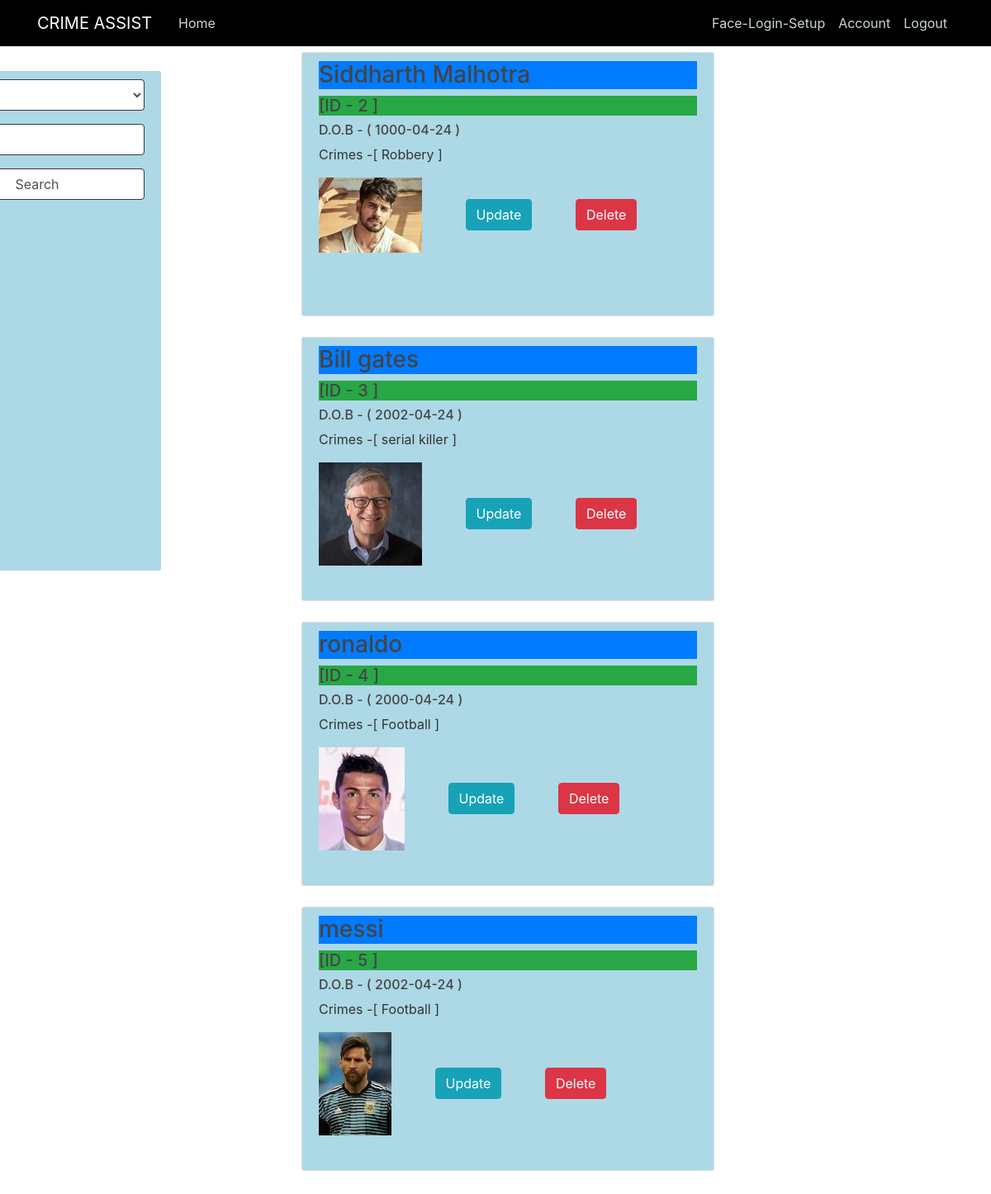
The app's page /update (signed in), older data.
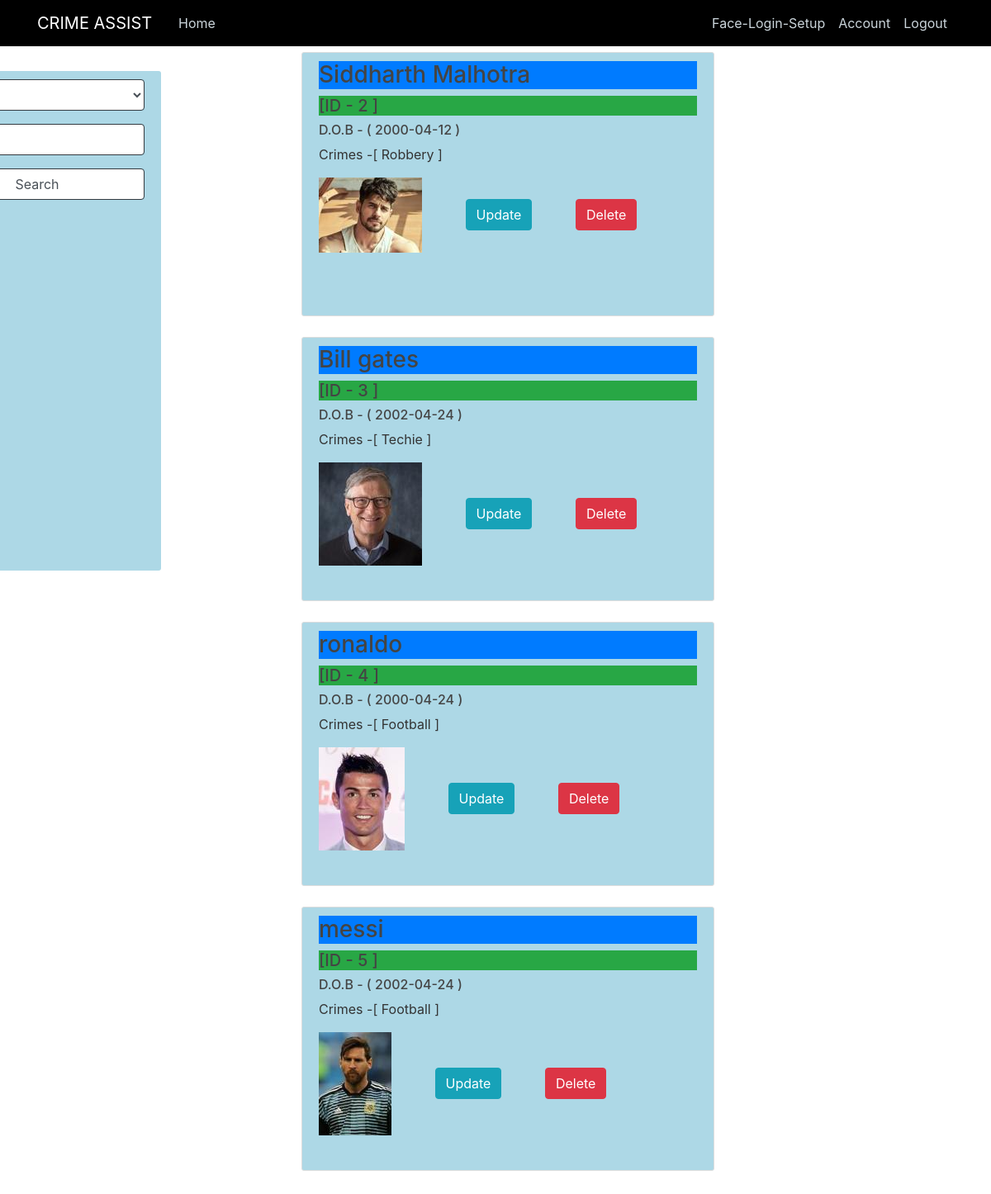
The same page, newer data.
### crimeassist/models.py (models this page shows, shortened)
class Convict(db.Model):
    id = db.Column(db.Integer,primary_key=True)
    name = db.Column(db.String(25),nullable=False)
    dob = db.Column(db.Date ,nullable = False)
    profile_image = db.Column(db.String(20),nullable=False)
    crimes = db.Column(db.Text,nullable=False)
    images = db.relationship('ConvictImage', backref = 'person', lazy=True)

### crimeassist/routes.py (the view, shortened to what this page needs)
@app.route('/update', methods=['POST', 'GET'])
@login_required
def update():
    form = SearchForm()
    convicts=Convict.query.all()
    return render_template('update.html', form=form,convicts=convicts)

### crimeassist/forms.py
class SearchForm(FlaskForm):
    search_using = SelectField('Search Using : ', choices = [('name', 'Name'),('id', 'ID'),('dob','D.O.B (yyyy-mm-dd)'),('crimes','Crime')],validate_choice=False)
    search = StringField('Search')
    submit  = SubmitField('Search')

### crimeassist/models.py (called while the page is built)
@login_manager.user_loader
def load_user(user_id):
    return User.query.get(user_id)

### crimeassist/templates/update.html (shortened to what this page needs)
{% extends "layout.html" %}
{% block content %}
<div class="search-bar">
    <form action="" method="POST">
      <fieldset >
        <div class="form-group">
            {% if form.search_using.errors %}
              {{ form.search_using(class="form-control form-control-md is-invalid") }}
              <div class="invalid-feedback">
                {% for error in form.search_using.errors %}
                  <span>{{ error }}</span>
                {% endfor %}
              </div>
            {% else %}
              {{ form.search_using(class="form-control form-control-md border-dark") }}
            {% endif %}
            </div>
          <div class="form-group">
            {% if form.search.errors %}
              {{ form.search(class="form-control form-control-md is-invalid") }}
              <div class="invalid-feedback">
                {% for error in form.search.errors %}
                  <span>{{ error }}</span>
                {% endfor %}
              </div>
            {% else %}
              {{ form.search(class="form-control form-control-md border-dark") }}
            {% endif %}
            </div>
            <div class="form-group">
                {% if form.submit.errors %}
                  {{ form.submit(class="form-control form-control-md is-invalid") }}
                  <div class="invalid-feedback">
                    {% for error in form.submit.errors %}
                      <span>{{ error }}</span>
                    {% endfor %}
                  </div>
                {% else %}
                  {{ form.submit(class="form-control form-control-md border-dark") }}
                {% endif %}
                </div>
    {%  if not convicts  %}
        <div class="search-convicts">
            <h3 class="bg-primary"> No search results </h3>
            <p> Kindly search with another keyword.</p>
        </div>
    {% else %}
        {% for convict in convicts %}
            <div class="search-convicts">
                <h3 class="bg-primary">{{ convict.name }} <h5 class="bg-success">[ID - {{ convict.id }} ]</h5></h3>
                <h6>D.O.B - ( {{ convict.dob }} )</h6>
                <p>Crimes -[ {{ convict.crimes }} ]</p>
                <img src="{{ url_for('static',filename = 'convict_pics/'+ convict.profile_image ) }}" alt="Photo here">
                <a href="{{ url_for('updateConvictInfo',convict_id = convict.id)  }}" class="btn btn-info ml-5"> Update</a>
                <a href="{{ url_for('deleteConvict',convict_id = convict.id)  }}" class="btn btn-danger ml-5"  onclick="return deleteConFunc();"> Delete </a>
            </div>
        {% endfor %}
    {%  endif    %}
{% endblock content %}

Row changes from the older to the newer data that the page shows:
changed Convict "Siddharth Malhotra": dob "1000-04-24" → "2000-04-12"
changed Convict "Bill gates": crimes "serial killer" → "Techie"
